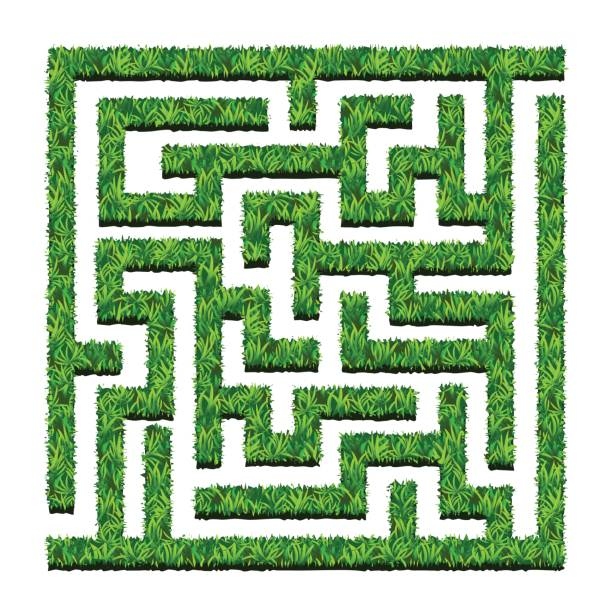
#> input picture Navigation/maze.jpg, 612 x 612 px
$ python maze.py
#> lines starting #> are read from the running program, lines starting #| are printed output that depends on the picture; after the words box and inside, x2 and y2 are one past the last pixel; in counts of white or black regions, pixels touching at a corner belong together
import cv2
import numpy as np

def create_maze(walls):
    # Determine the dimensions of the maze
    min_x, min_y, max_w, max_h = walls[0]
    for x, y, w, h in walls:
        min_x = min(min_x, x)
        min_y = min(min_y, y)
        max_w = max(max_w, x + w)
        max_h = max(max_h, y + h)
    width = max_w - min_x
    height = max_h - min_y

    # Create a matrix to represent the maze
    maze = np.zeros((height, width))

    # Set the cells in the matrix corresponding to the walls
    for x, y, w, h in walls:
        maze[y:y+h, x:x+w] = 1

    return maze

def solve_maze(maze):
    # Find the starting position
    start_row, start_col = np.where(maze == 0)
    start_row = start_row[0]
    start_col = start_col[0]

    # Initialize the stack with the starting position
    stack = [(start_row, start_col, [])]

    # Set of visited cells
    visited = set()

    # Direction vectors for moving up, down, left, and right
    directions = [(0, 1), (0, -1), (1, 0), (-1, 0)]

    # Main loop
    while stack:
        # Get the current position and path
        row, col, path = stack.pop()

        # Mark the current position as visited
        visited.add((row, col))

        # Check if we have reached the end of the maze
        if row == 0 or row == maze.shape[0] - 1 or col == 0 or col == maze.shape[1] - 1:
            return path

        # Try moving to each of the four directions
        for direction in directions:
            # Calculate the new position
            new_row = row + direction[0]
            new_col = col + direction[1]

            # Check if the new position is valid and has not been visited
            if 0 <= new_row < maze.shape[0] and 0 <= new_col < maze.shape[1] and maze[new_row, new_col] == 0 and (new_row, new_col) not in visited:
                # Add the new position to the stack with the updated path
                stack.append((new_row, new_col, path + [(row, col)]))

    # If the stack is empty, there is no solution
    return []

# Load the image
image = cv2.imread('maze.jpg')
#> image is the input picture: shape (612, 612, 3); mean B, G, R 159.8, 194.5, 167.3

# Preprocess the image
gray = cv2.cvtColor(image, cv2.COLOR_BGR2GRAY)
#gray = cv2.resize(gray, (gray[1] // 2, gray[0] // 2), interpolation = cv2.INTER_CUBIC)
blur = cv2.GaussianBlur(gray, (5,5), 0)
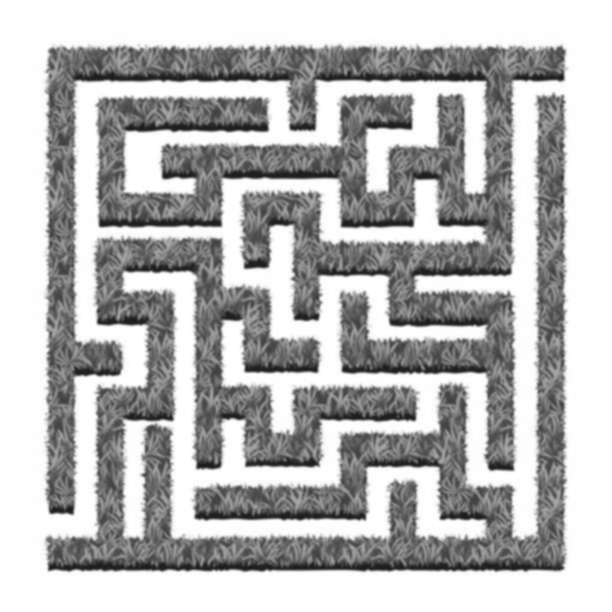
#> blur: shape (612, 612); min 28, max 255, mean 182.4
threshold = cv2.threshold(blur, 200, 255, cv2.THRESH_BINARY)[1]
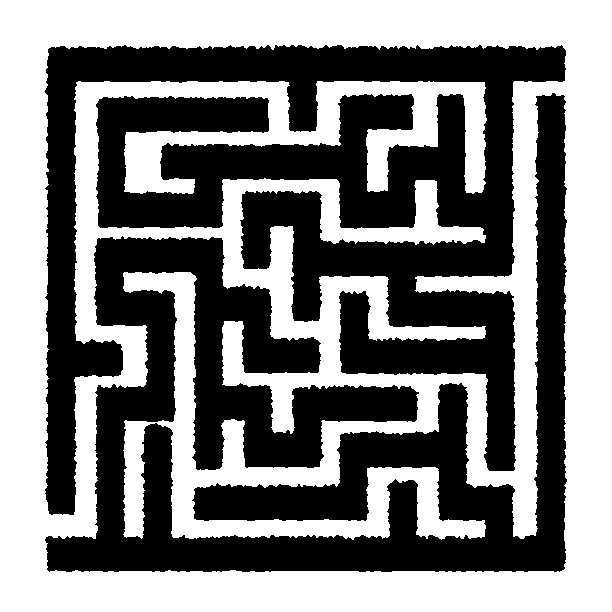
#> threshold: shape (612, 612); 51.2% white; 2 black regions, box (x1, y1, x2, y2) and area: (45, 45, 566, 515) 97411, (45, 93, 567, 572) 85474
cv2.imshow("thresh", threshold)
cv2.waitKey(0)

# Perform edge detection
edges = cv2.Canny(threshold, 50, 150)
#> edges: shape (612, 612); 3.3% white in thin lines or dots, all inside (x1, y1, x2, y2) = (44, 44, 567, 572)
cv2.imshow("edges", edges)
cv2.waitKey(0)
# Perform morphological transformations
kernel = cv2.getStructuringElement(cv2.MORPH_RECT, (3,3))
dilated = cv2.dilate(edges, kernel, iterations=1)
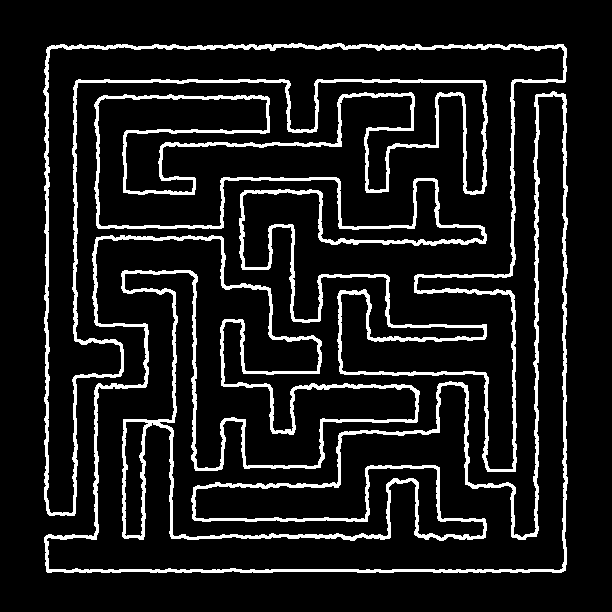
#> dilated: shape (612, 612); 10.8% white; 2 white regions, box (x1, y1, x2, y2) and area: (43, 43, 567, 516) 21356, (44, 91, 568, 573) 19184
eroded = cv2.erode(dilated, kernel, iterations=1)
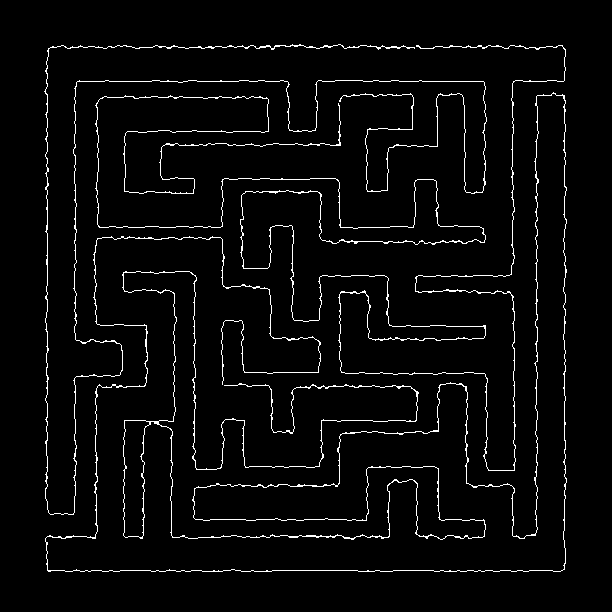
#> eroded: shape (612, 612); 3.5% white in thin lines or dots, all inside (x1, y1, x2, y2) = (44, 44, 567, 572)

# Find contours in the image
contours, hierarchy = cv2.findContours(eroded, cv2.RETR_TREE, cv2.CHAIN_APPROX_NONE)
#> contours = 4 contours; box (x1, y1, x2, y2) and area: (45, 92, 567, 572) 3027, (123, 420, 150, 538) 2254, (95, 45, 566, 471) 420, (44, 44, 487, 515) 325
new_img = image.copy()
cv2.drawContours(new_img, contours, -1, (0, 255, 0), 3)
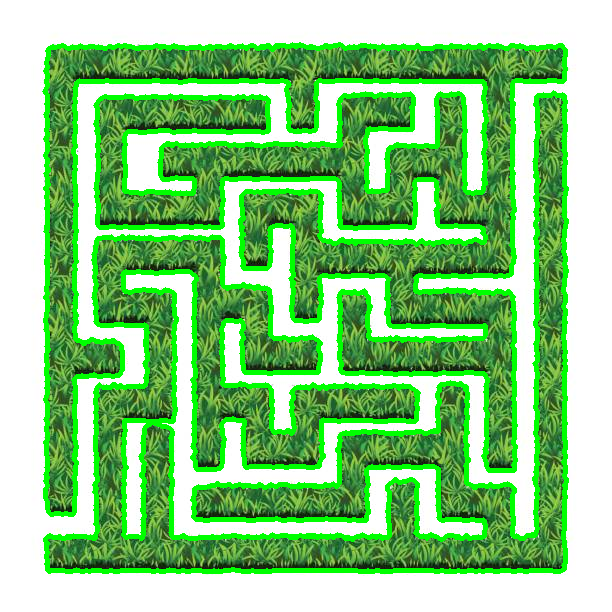
#> new_img: shape (612, 612, 3); 15.86% of pixels changed, all inside (x1, y1, x2, y2) = (42, 42, 569, 574)
cv2.imshow("contours", new_img)
cv2.waitKey(0)

# Create a list of coordinates for each wall
walls = []
for contour in contours:
    x, y, w, h = cv2.boundingRect(contour)
    walls.append((x, y, w, h))
#> this loop made 4 passes
#> (x, y, w, h) on passes 1 to 4: (45, 92, 522, 480), (123, 420, 27, 118), (95, 45, 471, 426), (44, 44, 443, 471)
#> after the loop, walls = [(45, 92, 522, 480), (123, 420, 27, 118), (95, 45, 471, 426), (44, 44, 443, 471)]

print(walls)
#| [(45, 92, 522, 480), (123, 420, 27, 118), (95, 45, 471, 426), (44, 44, 443, 471)]
new_img = image.copy()
for wall in walls:
    cv2.rectangle(new_img, wall,(0,255,0), 9)
#> this loop made 4 passes
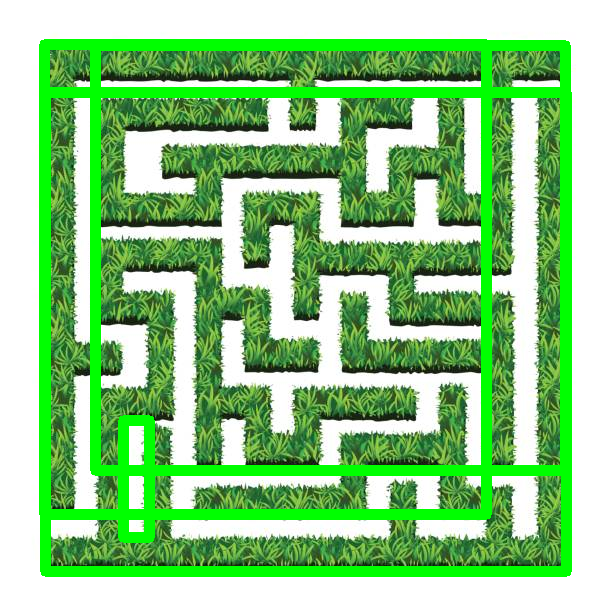
#> new_img: shape (612, 612, 3); 13.79% of pixels changed, all inside (x1, y1, x2, y2) = (39, 39, 572, 577)
cv2.imshow("walls", new_img)
cv2.waitKey(0)
# Create a representation of the maze using the coordinates
maze = create_maze(walls)
#> in create_maze, `min_x, min_y, max_w, max_h = walls[0]`: min_x = 45; min_y = 92; max_w = 522; max_h = 480
#> the loop in create_maze, `for x, y, w, h in walls:` made 4 passes
#> (x, y, w, h, min_x, min_y) on passes 1 to 4: (45, 92, 522, 480, 45, 92), (123, 420, 27, 118, 45, 92), (95, 45, 471, 426, 45, 45), (44, 44, 443, 471, 44, 44)
#> in create_maze, `width = max_w - min_x`: width = 523
#> in create_maze, `height = max_h - min_y`: height = 528
#> the loop in create_maze, `for x, y, w, h in walls:` made 4 passes
#> after the loop in create_maze, `for x, y, w, h in walls:`:
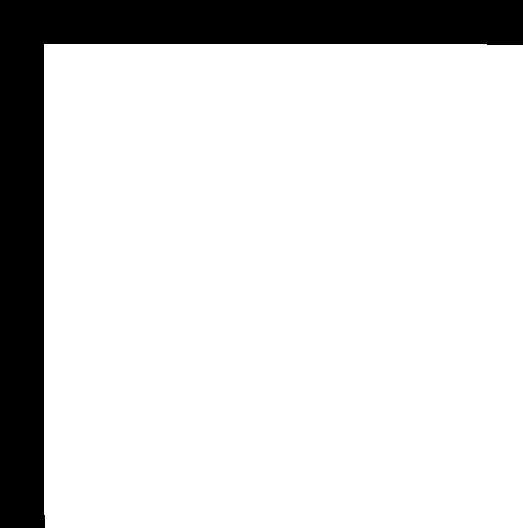
#> maze: shape (528, 523) float64; values 0 (black) and 1 (white), 83.9% white; 1 black region, box (x1, y1, x2, y2) and area: (0, 0, 523, 528) 44357

# Solve the maze using the representation
solution = solve_maze(maze)
#> in solve_maze, `start_row = start_row[0]`: start_row = 0
#> in solve_maze, `stack = [(start_row, start_col, [])]`: stack = [(0, 0, [])]
#> the loop in solve_maze, `while stack:` made 1 pass
#> (row, col) on pass 1: (0, 0)
#> after the loop in solve_maze, `while stack:`: stack = []; visited = 1 item
#> solution = []
print(solution)
